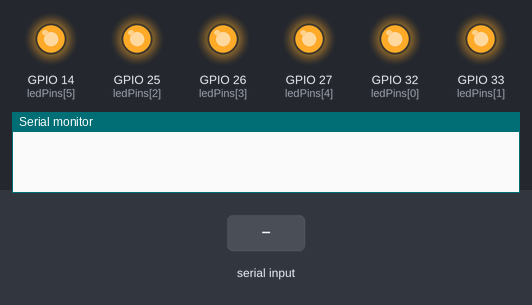
A program run on a simulated ESP32. On the bench: output pins drawn as LEDs (lit = HIGH), the last lines printed to the serial monitor. Dashed ring = blinking. The inputs (shaded band) are chosen by the test bench.

Above: at 9.8 s.
10.5 s: "SET" received over Serial
At 11.7 s:
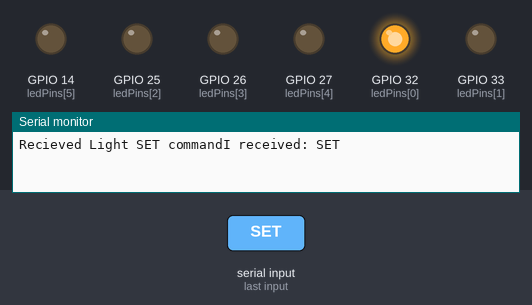
15.7 s: "OFF" received over Serial
At 17.01 s:
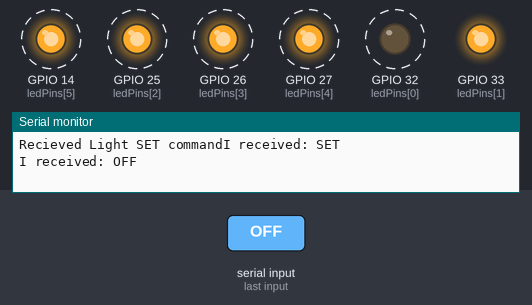
20.9 s: "SET90\n" received over Serial
At 21.51 s:
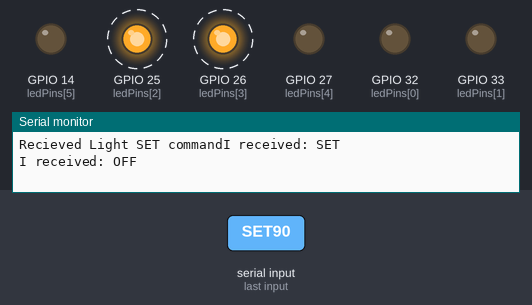
26.1 s: "OFF90\n" received over Serial
At 31.51 s:
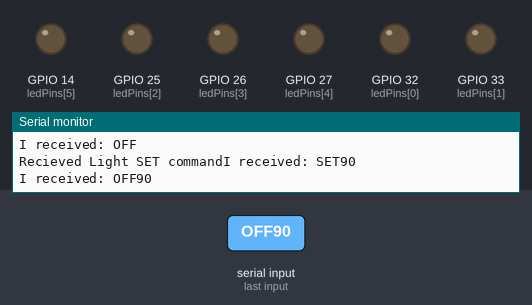
Timing chart, 0 to 32.3 s (numbered marks = the images above; inputs shaded):
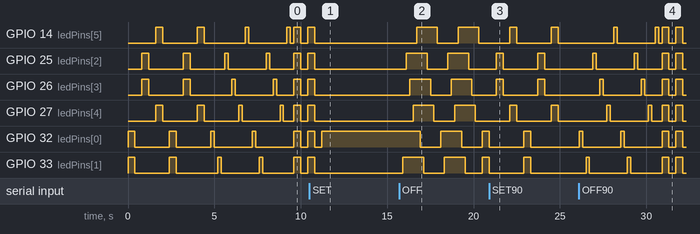

The program:

main.cpp
```cpp
#include <Arduino.h>

const int ledPins[] = {
    32,
    33,
    25,
    26,
    27,
    14,
};

void OnThenOff(int stepdelay, int repeat);
void AllOnOff(int stepdelay, int repeat);
void Pair(int stepdelay, int repeat);
void SingleOnOff(int stepdelay, int repeat);
void SetLight(int index);

bool lightOn = false;
bool trailer = false;
int lightIndex = -1;
int loopIndex = 0;

void setup()
{
  Serial.begin(9600);
  Serial.setTimeout(10);
  for (int i = 0; i < sizeof(ledPins) / sizeof(int); i++)
  {
    pinMode(ledPins[i], OUTPUT);
  }
}

void loop()
{
  if (Serial.available())
  {
    String incoming = Serial.readString();
    incoming.trim();
    if (incoming.startsWith("SET"))
    {
      trailer = false;
      Serial.print("Recieved Light SET command");
      lightIndex = incoming.substring(3).toInt();
      SetLight(lightIndex);
    }
    if (incoming.startsWith("TRAILER"))
    {
      if (incoming.endsWith("START"))
      {
        trailer = true;
        digitalWrite(ledPins[lightIndex], LOW);
      }
      if (incoming.endsWith("END"))
      {
        trailer = false;
        SetLight(lightIndex);
      }
    }
    if (incoming.startsWith("OFF"))
    {
      trailer = false;
      lightIndex = -1;
    }

    // prints the received data
    Serial.print("I received: ");
    Serial.println(incoming);
  }
  if (trailer == true)
  {
    int nextLightIndex = (loopIndex + 1) % (sizeof(ledPins) / (sizeof(int)));
    digitalWrite(ledPins[nextLightIndex], HIGH);
    digitalWrite(ledPins[loopIndex], LOW);
    loopIndex = nextLightIndex;
    delay(1400);
  }
  if (lightIndex == -1 && !trailer)
  {
    loopIndex = (loopIndex + 1) % 4;
    switch (loopIndex)
    {
    case 0:
      OnThenOff(200, 2);
      break;
    case 1:
      Pair(400, 2);
      break;
    case 2:
      SingleOnOff(200, 2);
      break;
    default:
      AllOnOff(400, 2);
    }
  }
}

void SetLight(int index)
{
  for (int i = 0; i < sizeof(ledPins) / sizeof(int); i++)
  {
    if (i == lightIndex)
    {
      digitalWrite(ledPins[i], HIGH);
    }
    else
    {
      digitalWrite(ledPins[i], LOW);
    }
  }
}

void OnThenOff(int stepdelay, int repeat)
{
  for (int c = 0; c < repeat; c++)
  {
    for (int i = 0; i < sizeof(ledPins) / sizeof(int); i++)
    {
      digitalWrite(ledPins[i], HIGH);
      delay(stepdelay); // warte 500 Millisekunden
    }
    for (int i = 0; i < sizeof(ledPins) / sizeof(int); i++)
    {
      digitalWrite(ledPins[i], LOW);
      delay(stepdelay); // warte 500 Millisekunden
    }
  }
}

void AllOnOff(int stepdelay, int repeat)
{
  for (int c = 0; c < repeat; c++)
  {
    for (int i = 0; i < sizeof(ledPins) / sizeof(int); i++)
    {
      digitalWrite(ledPins[i], HIGH);
    }
    delay(stepdelay);
    for (int i = 0; i < sizeof(ledPins) / sizeof(int); i++)
    {
      digitalWrite(ledPins[i], LOW);
    }
    delay(stepdelay);
  }
}

void SingleOnOff(int stepdelay, int repeat)
{
  for (int c = 0; c < repeat; c++)
  {
    for (int i = 0; i < sizeof(ledPins) / sizeof(int); i++)
    {
      digitalWrite(ledPins[i], HIGH);
      delay(stepdelay);
      digitalWrite(ledPins[i], LOW);
      delay(stepdelay);
    }
  }
}

void Pair(int stepdelay, int repeat)
{
  for (int c = 0; c < repeat; c++)
  {
    for (int i = 0; i < sizeof(ledPins) / sizeof(int); i += 2)
    {
      digitalWrite(ledPins[i], HIGH);
      if (i + 1 < sizeof(ledPins) / sizeof(int))
      {
        digitalWrite(ledPins[i + 1], HIGH);
      }
      delay(stepdelay);
      digitalWrite(ledPins[i], LOW);
      if (i + 1 < sizeof(ledPins) / sizeof(int))
      {
        digitalWrite(ledPins[i + 1], LOW);
      }
      delay(stepdelay);
    }
  }
}
```

Measured:
- after the input at 10.5 s, GPIO 14 (ledPins[5]), GPIO 25 (ledPins[2]), GPIO 26 (ledPins[3]), GPIO 27 (ledPins[4]), GPIO 33 (ledPins[1]): goes on until 10.8 s, then stays LOW; GPIO 32 (ledPins[0]): goes on until 11.2 s, then stays HIGH
- after the input at 15.7 s, GPIO 14 (ledPins[5]): alternates HIGH for 1.2 s and LOW for 1.2 s, starting after 1.0 s; GPIO 25 (ledPins[2]): alternates HIGH for 1.2 s and LOW for 1.2 s, starting after 0.41 s
- after the input at 20.9 s, GPIO 32 (ledPins[0]), GPIO 33 (ledPins[1]): goes on until 23.3 s, then stays LOW
- after the input at 26.1 s, GPIO 14 (ledPins[5]): LOW → HIGH after 2.0 s, → LOW 0.20 s later, → HIGH 2.2 s later, → LOW 0.20 s later, … (8 changes in this stretch); GPIO 25 (ledPins[2]): LOW → HIGH after 0.81 s, → LOW 0.20 s later, → HIGH 2.2 s later, → LOW 0.20 s later, … (8 changes in this stretch)
